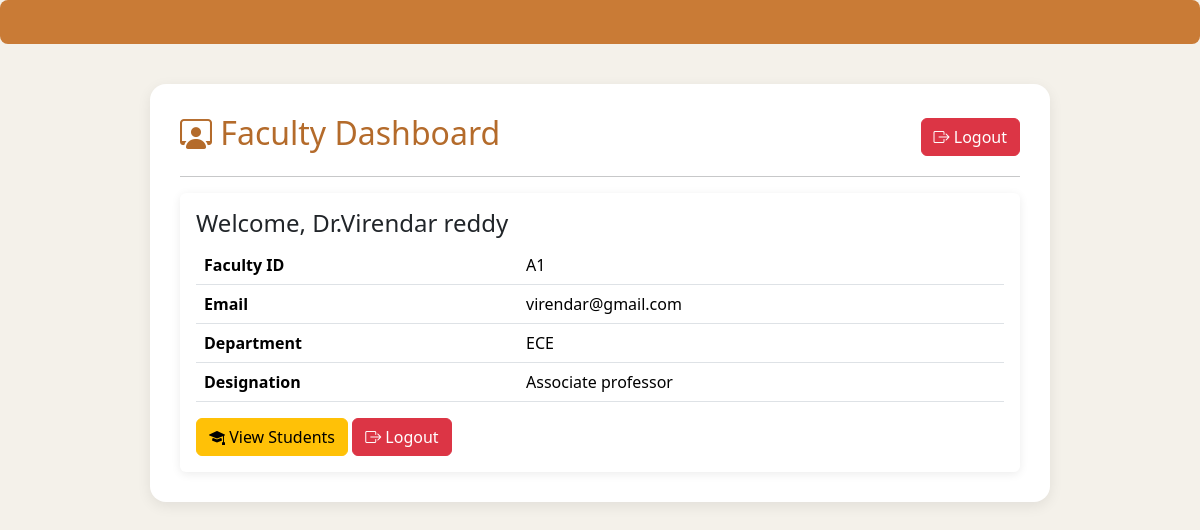
Screenshot of /faculty_dashboard.php (signed in) with the database file from the repository.
### tables this page shows
CREATE TABLE `faculty` (
  `faculty_id` int NOT NULL AUTO_INCREMENT,
  `faculty_code` varchar(20) NOT NULL,
  `full_name` varchar(100) NOT NULL,
  `email` varchar(100) NOT NULL,
  `department` varchar(100) DEFAULT NULL,
  `designation` varchar(100) DEFAULT NULL,
  `password` varchar(255) NOT NULL,
  PRIMARY KEY (`faculty_id`),
  UNIQUE KEY `email` (`email`),
  UNIQUE KEY `faculty_code` (`faculty_code`)
);

### faculty_dashboard.php (the view, shortened to what this page needs)
<?php include("notice.php"); ?>
<?php
$id=$_SESSION['faculty_id'];
$res=mysqli_query($conn,"SELECT * FROM faculty WHERE faculty_id='$id'");
$row=mysqli_fetch_assoc($res);
?>
<!DOCTYPE html>
<html>
<head>
<link href="https://cdn.jsdelivr.net/npm/bootstrap@5.3.3/dist/css/bootstrap.min.css" rel="stylesheet">
<link rel="stylesheet" href="https://cdn.jsdelivr.net/npm/bootstrap-icons@1.11.3/font/bootstrap-icons.min.css">
</head>
<body>
<div class="box">
<div class="d-flex justify-content-between align-items-center">
<h2 class="title"><i class="bi bi-person-workspace"></i> Faculty Dashboard</h2>
<a href="logout.php" class="btn btn-danger"><i class="bi bi-box-arrow-right"></i> Logout</a>
</div>
<hr>
<div class="card">
<div class="card-body">
<h4>Welcome, <?php echo $row['full_name']; ?></h4>
<table class="table">
<tr><th>Faculty ID</th><td><?php echo $row['faculty_code']; ?></td></tr>
<tr><th>Email</th><td><?php echo $row['email']; ?></td></tr>
<tr><th>Department</th><td><?php echo $row['department']; ?></td></tr>
<tr><th>Designation</th><td><?php echo $row['designation']; ?></td></tr>
</table>
<div class="mt-3">
<a href="view_students.php" class="btn btn-warning">
<i class="bi bi-mortarboard-fill"></i>
View Students
</a>
<a href="logout.php" class="btn btn-danger">
<i class="bi bi-box-arrow-right"></i>
Logout
</a>
</div></div>
</div>
</div>
</body>
</html>

### faculty_dashboard.php (style rules this page uses)
body { background:#f4f1ea;font-family:Segoe UI,sans-serif }
.box { max-width:900px;margin:40px auto;background:#fff;padding:30px;border-radius:16px;box-shadow:0 4px 14px rgba(0,0,0,.08) }
.card { border:none;box-shadow:0 2px 10px rgba(0,0,0,.08) }
.title { color:#b46b2b }

### rows the page displays
faculty: full_name "Dr.Virendar reddy", faculty_code "A1", email "virendar@gmail.com", department "ECE", designation "Associate professor"
